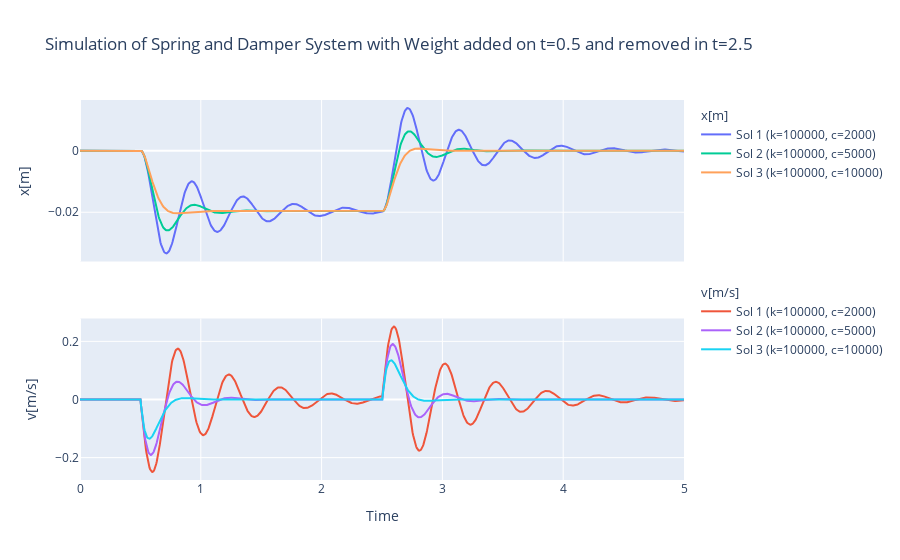

Here is the notebook cell this chart was saved with:
### Code cell
# Solve and Plot Spring and Damper
# Initial Conditions
w_0 = np.array([0, 0.0])

# Parameters
t_span = [0,5]
steps = 1000
f_ext = lambda t,w: 0 if t<0.5 or t>2.5 else -200*9.81

k_vals = [1e5,1e5,1e5]
c_vals = [2e3,5e3,1e4]

# Solve and Plot
fig = None
for i in range(len(k_vals)):
    k = k_vals[i]
    c = c_vals[i]
    legend=f'Sol {i+1} (k={k:g}, c={c:g})'
    if not fig: fig = plot_sol(*solve(lambda t,w,f: spring(t,w,f,c=c, k=k), t_span, w_0,f_ext, n_steps=1000),["x[m]","v[m/s]"], legend=legend,
                title = "Simulation of Spring and Damper System with Weight added on t=0.5 and removed in t=2.5", plot=[1,1])
    else: add_sol(fig, *solve(lambda t,w,f: spring(t,w,f,c=c, k=k), t_span, w_0,f_ext), legend=legend, plot=[1,1])
fig.show()

### Figure 1 — Plotly figure (JSON) as saved in the notebook; plotly's stock layout.template omitted (floating-point values rounded to 4 significant figures; data arrays with more than 128 entries replaced by an {"elided": "..."} marker saying what was removed)
{"data": [{"legendgroup": "1", "legendgrouptitle": {"text": "x[m]"}, "name": "Sol 1 (k=100000, c=2000)", "type": "scatter", "x": {"elided": "1000 float values"}, "xaxis": "x", "y": {"elided": "1000 float values"}, "yaxis": "y"}, {"legendgroup": "2", "legendgrouptitle": {"text": "v[m/s]"}, "name": "Sol 1 (k=100000, c=2000)", "type": "scatter", "x": {"elided": "1000 float values"}, "xaxis": "x2", "y": {"elided": "1000 float values"}, "yaxis": "y2"}, {"legendgroup": "1", "name": "Sol 2 (k=100000, c=5000)", "type": "scatter", "x": {"elided": "1000 float values"}, "xaxis": "x", "y": {"elided": "1000 float values"}, "yaxis": "y"}, {"legendgroup": "2", "name": "Sol 2 (k=100000, c=5000)", "type": "scatter", "x": {"elided": "1000 float values"}, "xaxis": "x2", "y": {"elided": "1000 float values"}, "yaxis": "y2"}, {"legendgroup": "1", "name": "Sol 3 (k=100000, c=10000)", "type": "scatter", "x": {"elided": "1000 float values"}, "xaxis": "x", "y": {"elided": "1000 float values"}, "yaxis": "y"}, {"legendgroup": "2", "name": "Sol 3 (k=100000, c=10000)", "type": "scatter", "x": {"elided": "1000 float values"}, "xaxis": "x2", "y": {"elided": "1000 float values"}, "yaxis": "y2"}], "layout": {"legend": {"groupclick": "toggleitem", "tracegroupgap": 100}, "title": {"text": "Simulation of Spring and Damper System with Weight added on t=0.5 and removed in t=2.5"}, "xaxis": {"anchor": "y", "domain": [0, 1], "showticklabels": false}, "xaxis2": {"anchor": "y2", "domain": [0, 1], "showticklabels": true, "title": {"text": "Time"}}, "yaxis": {"anchor": "x", "domain": [0.575, 1], "title": {"text": "x[m]"}}, "yaxis2": {"anchor": "x2", "domain": [0, 0.425], "title": {"text": "v[m/s]"}}}}
